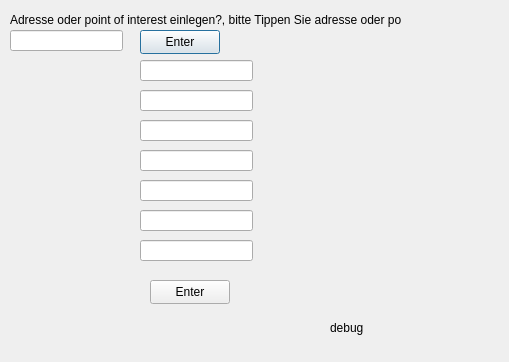
<?xml version="1.0" encoding="UTF-8"?>
<ui version="4.0">
 <class>ortAnlegen</class>
 <widget class="QDialog" name="ortAnlegen">
  <property name="geometry">
   <rect>
    <x>0</x>
    <y>0</y>
    <width>509</width>
    <height>362</height>
   </rect>
  </property>
  <property name="windowTitle">
   <string>Dialog</string>
  </property>
  <widget class="QLineEdit" name="lineEdit_input">
   <property name="geometry">
    <rect>
     <x>10</x>
     <y>30</y>
     <width>113</width>
     <height>21</height>
    </rect>
   </property>
  </widget>
  <widget class="QLabel" name="label">
   <property name="geometry">
    <rect>
     <x>10</x>
     <y>10</y>
     <width>391</width>
     <height>20</height>
    </rect>
   </property>
   <property name="text">
    <string>Adresse oder point of interest einlegen?, bitte Tippen Sie adresse oder poi</string>
   </property>
  </widget>
  <widget class="QLabel" name="label_laengen">
   <property name="geometry">
    <rect>
     <x>10</x>
     <y>60</y>
     <width>111</width>
     <height>16</height>
    </rect>
   </property>
   <property name="text">
    <string/>
   </property>
  </widget>
  <widget class="QLabel" name="label_breiten">
   <property name="geometry">
    <rect>
     <x>10</x>
     <y>90</y>
     <width>111</width>
     <height>16</height>
    </rect>
   </property>
   <property name="text">
    <string/>
   </property>
  </widget>
  <widget class="QLabel" name="label_genauigkeit">
   <property name="geometry">
    <rect>
     <x>10</x>
     <y>120</y>
     <width>111</width>
     <height>16</height>
    </rect>
   </property>
   <property name="text">
    <string/>
   </property>
  </widget>
  <widget class="QPushButton" name="pushButton">
   <property name="geometry">
    <rect>
     <x>140</x>
     <y>30</y>
     <width>80</width>
     <height>24</height>
    </rect>
   </property>
   <property name="text">
    <string>Enter</string>
   </property>
  </widget>
  <widget class="QLabel" name="label_strasse">
   <property name="geometry">
    <rect>
     <x>10</x>
     <y>150</y>
     <width>121</width>
     <height>16</height>
    </rect>
   </property>
   <property name="text">
    <string/>
   </property>
  </widget>
  <widget class="QLabel" name="label_hausnummer">
   <property name="geometry">
    <rect>
     <x>10</x>
     <y>180</y>
     <width>121</width>
     <height>16</height>
    </rect>
   </property>
   <property name="text">
    <string/>
   </property>
  </widget>
  <widget class="QLabel" name="label_gemeinde">
   <property name="geometry">
    <rect>
     <x>10</x>
     <y>210</y>
     <width>111</width>
     <height>16</height>
    </rect>
   </property>
   <property name="text">
    <string/>
   </property>
  </widget>
  <widget class="QLabel" name="label_plz">
   <property name="geometry">
    <rect>
     <x>10</x>
     <y>240</y>
     <width>111</width>
     <height>16</height>
    </rect>
   </property>
   <property name="text">
    <string/>
   </property>
  </widget>
  <widget class="QLineEdit" name="lineEdit_laengen">
   <property name="geometry">
    <rect>
     <x>140</x>
     <y>60</y>
     <width>113</width>
     <height>21</height>
    </rect>
   </property>
  </widget>
  <widget class="QLineEdit" name="lineEdit_breiten">
   <property name="geometry">
    <rect>
     <x>140</x>
     <y>90</y>
     <width>113</width>
     <height>21</height>
    </rect>
   </property>
  </widget>
  <widget class="QLineEdit" name="lineEdit_genauigkeit">
   <property name="geometry">
    <rect>
     <x>140</x>
     <y>120</y>
     <width>113</width>
     <height>21</height>
    </rect>
   </property>
  </widget>
  <widget class="QLineEdit" name="lineEdit_strasse">
   <property name="geometry">
    <rect>
     <x>140</x>
     <y>150</y>
     <width>113</width>
     <height>21</height>
    </rect>
   </property>
  </widget>
  <widget class="QLineEdit" name="lineEdit_hausnummer">
   <property name="geometry">
    <rect>
     <x>140</x>
     <y>180</y>
     <width>113</width>
     <height>21</height>
    </rect>
   </property>
  </widget>
  <widget class="QLineEdit" name="lineEdit_gemeinde">
   <property name="geometry">
    <rect>
     <x>140</x>
     <y>210</y>
     <width>113</width>
     <height>21</height>
    </rect>
   </property>
  </widget>
  <widget class="QLineEdit" name="lineEdit_plz">
   <property name="geometry">
    <rect>
     <x>140</x>
     <y>240</y>
     <width>113</width>
     <height>21</height>
    </rect>
   </property>
  </widget>
  <widget class="QPushButton" name="pushButton_2">
   <property name="geometry">
    <rect>
     <x>150</x>
     <y>280</y>
     <width>80</width>
     <height>24</height>
    </rect>
   </property>
   <property name="text">
    <string>Enter</string>
   </property>
  </widget>
  <widget class="QLabel" name="label_erfolg">
   <property name="geometry">
    <rect>
     <x>10</x>
     <y>330</y>
     <width>241</width>
     <height>16</height>
    </rect>
   </property>
   <property name="text">
    <string/>
   </property>
  </widget>
  <widget class="QLabel" name="label_debug">
   <property name="geometry">
    <rect>
     <x>330</x>
     <y>320</y>
     <width>91</width>
     <height>16</height>
    </rect>
   </property>
   <property name="text">
    <string>debug</string>
   </property>
  </widget>
 </widget>
 <resources/>
 <connections/>
</ui>
